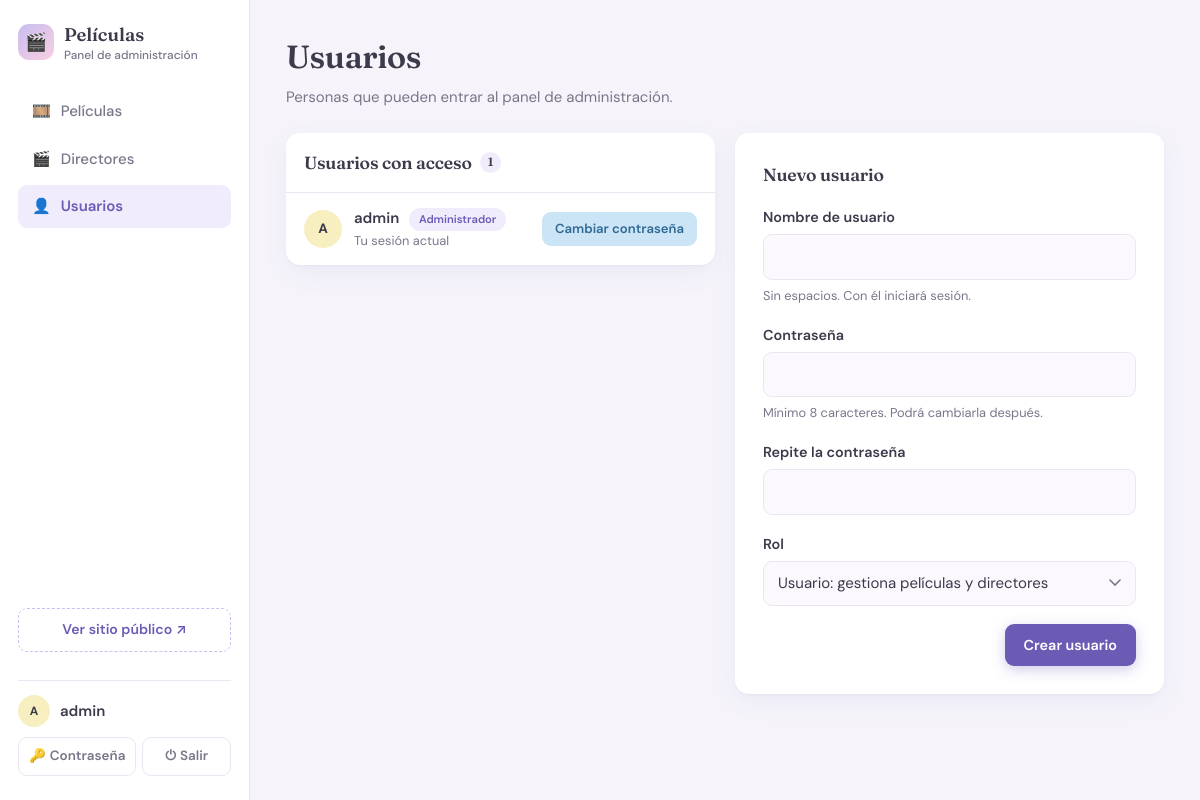
The page /panel/usuario/usuarios.php (signed in) on the database its author committed.
### tables this page shows
CREATE TABLE usuario (
    id INT AUTO_INCREMENT PRIMARY KEY,
    nombre VARCHAR(50) NOT NULL UNIQUE,
    password VARCHAR(255) NOT NULL,
     
    rol ENUM('admin', 'usuario') NOT NULL DEFAULT 'usuario'
);

### clases/usuarioDAO.php (called while the page is built, shortened)
<?php
require_once __DIR__ . "/usuario.php";
class UsuarioDAO {
    private $conexion;
    public function __construct()
    {
        $this->conexion = new PDO("mysql:host=$servidor;dbname=$nombreBase;charset=utf8mb4", $usuarioBD, $passwordBD);
        $this->conexion->setAttribute(PDO::ATTR_ERRMODE, PDO::ERRMODE_EXCEPTION);
    }
    public function findAll() {
        $sql = "SELECT * FROM usuario";
        $stmt = $this->conexion->query($sql);
        return array_map(fn($fila) => $this->crearUsuario($fila), $stmt->fetchAll(PDO::FETCH_ASSOC));
    }
    private function crearUsuario(array $fila): Usuario {
        return new Usuario($fila["nombre"], $fila["password"], $fila["rol"], (int) $fila["id"]);
    }
}
?>

### clases/usuario.php (called while the page is built, shortened)
<?php
class Usuario {
    private ?int $id;
    private string $nombre;
    private string $rol;
    public function __construct(string $nombre, string $password,string $rol = "usuario", ?int $id = null)
    {
        $this->id = $id;
        $this->nombre = $nombre;
        $this->rol = $rol;
    }
    public function getId(): ?int {
        return $this->id;
    }
    public function getNombre(): string {
        return $this->nombre;
    }
    public function getRol(): string {
        return $this->rol;
    }
}
?>

### panel/usuario/usuarios.php (the view, shortened to what this page needs)
<?php
require_once __DIR__ . "/../../clases/usuarioDAO.php";
$dao = new UsuarioDAO();
$nombre = "";
$rol = "usuario";
$usuarios = $dao->findAll();
require __DIR__ . "/../../includes/cabecera_panel.php";
?>
    <div class="encabezado-pagina">
        <div>
            <h1>Usuarios</h1>
            <p>Personas que pueden entrar al panel de administración.</p>
        </div>
    </div>
    <div class="dos-columnas">
        <div class="tarjeta">
            <div class="tarjeta__barra">
                <h2 class="tarjeta__titulo">Usuarios con acceso <span class="pestana__total"><?php echo count($usuarios); ?></span></h2>
            </div>
            <ul class="lista-usuarios">
                <?php foreach ($usuarios as $u): ?>
                    <?php $soyYo = $u->getId() === $_SESSION["usuario_id"]; ?>
                    <li>
                        <div class="persona">
                            <span class="avatar" data-nombre="<?php echo htmlspecialchars($u->getNombre()); ?>"></span>
                            <span>
                                <?php echo htmlspecialchars($u->getNombre()); ?>
                                <?php if ($u->getRol() === "admin"): ?>
                                    <span class="etiqueta etiqueta--rol">Administrador</span>
                                <?php else: ?>
                                    <span class="etiqueta etiqueta--genero">Usuario</span>
                                <?php endif; ?>
                                <?php if ($soyYo): ?>
                                    <small class="persona__detalle">Tu sesión actual</small>
                                <?php endif; ?>
                            </span>
                        </div>
                        <?php if ($soyYo): ?>
                            <a class="boton boton--pequeno boton--editar" href="cambiarPassword.php">Cambiar contraseña</a>
                        <?php endif; ?>
                    </li>
                <?php endforeach; ?>
            </ul>
        </div>
        <form class="tarjeta formulario" method="post" id="nuevo">
            <h2 class="tarjeta__titulo">Nuevo usuario</h2>
            <div class="campo">
                <label for="nombre">Nombre de usuario</label>
                <input type="text" id="nombre" name="nombre" minlength="3" maxlength="50" pattern="[\p{L}0-9_.\-]{3,50}" autocomplete="off" value="<?php echo htmlspecialchars($nombre); ?>" required>
                <span class="campo__nota">Sin espacios. Con él iniciará sesión.</span>
            </div>
            <div class="campo">
                <label for="password">Contraseña</label>
                <input type="password" id="password" name="password" minlength="8" autocomplete="new-password" required>
                <span class="campo__nota">Mínimo 8 caracteres. Podrá cambiarla después.</span>
            </div>
            <div class="campo">
                <label for="confirmar">Repite la contraseña</label>
                <input type="password" id="confirmar" name="confirmar" minlength="8" autocomplete="new-password" required>
            </div>
            <div class="campo">
                <label for="rol">Rol</label>
                <select id="rol" name="rol">
                    <option value="usuario" <?php echo $rol === "usuario" ? "selected" : ""; ?>>Usuario: gestiona películas y directores</option>
                </select>
            </div>
            <div class="acciones-formulario">
                <button type="submit" class="boton boton--primario">Crear usuario</button>
            </div>
        </form>
    </div>
<?php require __DIR__ . "/../../includes/pie_panel.php"; ?>

### rows shown on the page
usuario: nombre "admin", rol "Administrador", shows "Tu sesión actual", shows "Cambiar contraseña"

### other values the page prints
$_SESSION["usuario_nombre"] "admin"
count($usuarios) "1"
